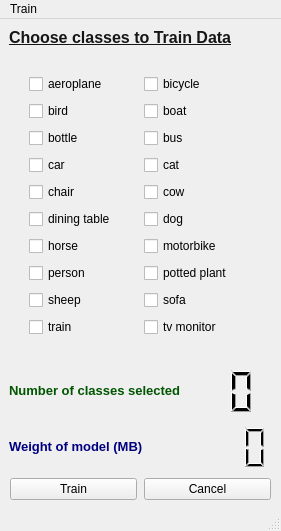
<?xml version="1.0" encoding="UTF-8"?>
<ui version="4.0">
 <class>mainWindow</class>
 <widget class="QMainWindow" name="mainWindow">
  <property name="geometry">
   <rect>
    <x>0</x>
    <y>0</y>
    <width>281</width>
    <height>531</height>
   </rect>
  </property>
  <property name="windowTitle">
   <string>YOLO GUI</string>
  </property>
  <widget class="QWidget" name="centralwidget">
   <layout class="QGridLayout" name="gridLayout">
    <item row="0" column="0">
     <widget class="QLabel" name="TrainWigLabel">
      <property name="text">
       <string>&lt;html&gt;&lt;head/&gt;&lt;body&gt;&lt;p&gt;&lt;span style=&quot; font-size:12pt; font-weight:600; text-decoration: underline; color:#161616;&quot;&gt;Choose classes to Train Data&lt;/span&gt;&lt;/p&gt;&lt;/body&gt;&lt;/html&gt;</string>
      </property>
     </widget>
    </item>
    <item row="1" column="0">
     <spacer name="horizontalSpacer_3">
      <property name="orientation">
       <enum>Qt::Horizontal</enum>
      </property>
      <property name="sizeHint" stdset="0">
       <size>
        <width>288</width>
        <height>20</height>
       </size>
      </property>
     </spacer>
    </item>
    <item row="2" column="0">
     <layout class="QHBoxLayout" name="horizontalLayout_2">
      <item>
       <spacer name="verticalSpacer">
        <property name="orientation">
         <enum>Qt::Vertical</enum>
        </property>
        <property name="sizeHint" stdset="0">
         <size>
          <width>20</width>
          <height>258</height>
         </size>
        </property>
       </spacer>
      </item>
      <item>
       <layout class="QGridLayout" name="classGrid">
        <item row="8" column="1">
         <widget class="QCheckBox" name="sofa">
          <property name="text">
           <string>sofa</string>
          </property>
         </widget>
        </item>
        <item row="9" column="1">
         <widget class="QCheckBox" name="tvmonitor">
          <property name="text">
           <string>tv monitor</string>
          </property>
         </widget>
        </item>
        <item row="7" column="1">
         <widget class="QCheckBox" name="pottedplant">
          <property name="text">
           <string>potted plant</string>
          </property>
         </widget>
        </item>
        <item row="6" column="0">
         <widget class="QCheckBox" name="horse">
          <property name="text">
           <string>horse</string>
          </property>
         </widget>
        </item>
        <item row="1" column="0">
         <widget class="QCheckBox" name="bird">
          <property name="text">
           <string>bird</string>
          </property>
         </widget>
        </item>
        <item row="0" column="0">
         <widget class="QCheckBox" name="aeroplane">
          <property name="text">
           <string>aeroplane</string>
          </property>
         </widget>
        </item>
        <item row="1" column="1">
         <widget class="QCheckBox" name="boat">
          <property name="text">
           <string>boat</string>
          </property>
         </widget>
        </item>
        <item row="7" column="0">
         <widget class="QCheckBox" name="person">
          <property name="text">
           <string>person</string>
          </property>
         </widget>
        </item>
        <item row="0" column="1">
         <widget class="QCheckBox" name="bicycle">
          <property name="text">
           <string>bicycle</string>
          </property>
         </widget>
        </item>
        <item row="5" column="1">
         <widget class="QCheckBox" name="dog">
          <property name="text">
           <string>dog</string>
          </property>
         </widget>
        </item>
        <item row="5" column="0">
         <widget class="QCheckBox" name="diningtable">
          <property name="text">
           <string>dining table</string>
          </property>
         </widget>
        </item>
        <item row="4" column="1">
         <widget class="QCheckBox" name="cow">
          <property name="text">
           <string>cow</string>
          </property>
         </widget>
        </item>
        <item row="9" column="0">
         <widget class="QCheckBox" name="train">
          <property name="text">
           <string>train</string>
          </property>
         </widget>
        </item>
        <item row="3" column="1">
         <widget class="QCheckBox" name="cat">
          <property name="text">
           <string>cat</string>
          </property>
         </widget>
        </item>
        <item row="4" column="0">
         <widget class="QCheckBox" name="chair">
          <property name="text">
           <string>chair</string>
          </property>
         </widget>
        </item>
        <item row="3" column="0">
         <widget class="QCheckBox" name="car">
          <property name="text">
           <string>car</string>
          </property>
         </widget>
        </item>
        <item row="2" column="1">
         <widget class="QCheckBox" name="bus">
          <property name="text">
           <string>bus</string>
          </property>
         </widget>
        </item>
        <item row="2" column="0">
         <widget class="QCheckBox" name="bottle">
          <property name="text">
           <string>bottle</string>
          </property>
         </widget>
        </item>
        <item row="6" column="1">
         <widget class="QCheckBox" name="motorbike">
          <property name="text">
           <string>motorbike</string>
          </property>
         </widget>
        </item>
        <item row="8" column="0">
         <widget class="QCheckBox" name="sheep">
          <property name="text">
           <string>sheep</string>
          </property>
         </widget>
        </item>
       </layout>
      </item>
      <item>
       <spacer name="verticalSpacer_2">
        <property name="orientation">
         <enum>Qt::Vertical</enum>
        </property>
        <property name="sizeHint" stdset="0">
         <size>
          <width>20</width>
          <height>258</height>
         </size>
        </property>
       </spacer>
      </item>
     </layout>
    </item>
    <item row="3" column="0">
     <spacer name="horizontalSpacer">
      <property name="orientation">
       <enum>Qt::Horizontal</enum>
      </property>
      <property name="sizeHint" stdset="0">
       <size>
        <width>288</width>
        <height>20</height>
       </size>
      </property>
     </spacer>
    </item>
    <item row="4" column="0">
     <layout class="QVBoxLayout" name="verticalLayout">
      <item>
       <layout class="QHBoxLayout" name="horizontalLayout_4">
        <item>
         <widget class="QLabel" name="NumClassLabel">
          <property name="text">
           <string>&lt;html&gt;&lt;head/&gt;&lt;body&gt;&lt;p&gt;&lt;span style=&quot; font-size:10pt; font-weight:600; color:#005500;&quot;&gt;Number of classes selected&lt;/span&gt;&lt;/p&gt;&lt;/body&gt;&lt;/html&gt;</string>
          </property>
         </widget>
        </item>
        <item>
         <widget class="QLCDNumber" name="lcdNumber">
          <property name="minimumSize">
           <size>
            <width>50</width>
            <height>50</height>
           </size>
          </property>
          <property name="frameShape">
           <enum>QFrame::NoFrame</enum>
          </property>
          <property name="frameShadow">
           <enum>QFrame::Plain</enum>
          </property>
          <property name="numDigits">
           <number>2</number>
          </property>
         </widget>
        </item>
       </layout>
      </item>
      <item>
       <layout class="QHBoxLayout" name="horizontalLayout_3">
        <item>
         <widget class="QLabel" name="weight_display_text">
          <property name="text">
           <string>&lt;html&gt;&lt;head/&gt;&lt;body&gt;&lt;p&gt;&lt;span style=&quot; font-size:10pt; font-weight:600; color:#00007f;&quot;&gt;Weight of model (MB)&lt;/span&gt;&lt;/p&gt;&lt;/body&gt;&lt;/html&gt;</string>
          </property>
         </widget>
        </item>
        <item>
         <widget class="QLCDNumber" name="lcdNumber_weight">
          <property name="minimumSize">
           <size>
            <width>50</width>
            <height>50</height>
           </size>
          </property>
          <property name="frameShape">
           <enum>QFrame::NoFrame</enum>
          </property>
          <property name="frameShadow">
           <enum>QFrame::Plain</enum>
          </property>
         </widget>
        </item>
       </layout>
      </item>
      <item>
       <layout class="QHBoxLayout" name="horizontalLayout">
        <item>
         <widget class="QPushButton" name="trainButton">
          <property name="maximumSize">
           <size>
            <width>127</width>
            <height>24</height>
           </size>
          </property>
          <property name="text">
           <string>Train</string>
          </property>
         </widget>
        </item>
        <item>
         <widget class="QPushButton" name="cancelButton">
          <property name="maximumSize">
           <size>
            <width>127</width>
            <height>24</height>
           </size>
          </property>
          <property name="text">
           <string>Cancel</string>
          </property>
         </widget>
        </item>
       </layout>
      </item>
     </layout>
    </item>
   </layout>
  </widget>
  <widget class="QMenuBar" name="menubar">
   <property name="geometry">
    <rect>
     <x>0</x>
     <y>0</y>
     <width>281</width>
     <height>19</height>
    </rect>
   </property>
   <widget class="QMenu" name="menuTRAIN">
    <property name="title">
     <string>Train</string>
    </property>
   </widget>
   <addaction name="menuTRAIN"/>
  </widget>
  <widget class="QStatusBar" name="statusbar"/>
  <action name="actionTest">
   <property name="text">
    <string>Test</string>
   </property>
  </action>
 </widget>
 <resources/>
 <connections/>
</ui>
